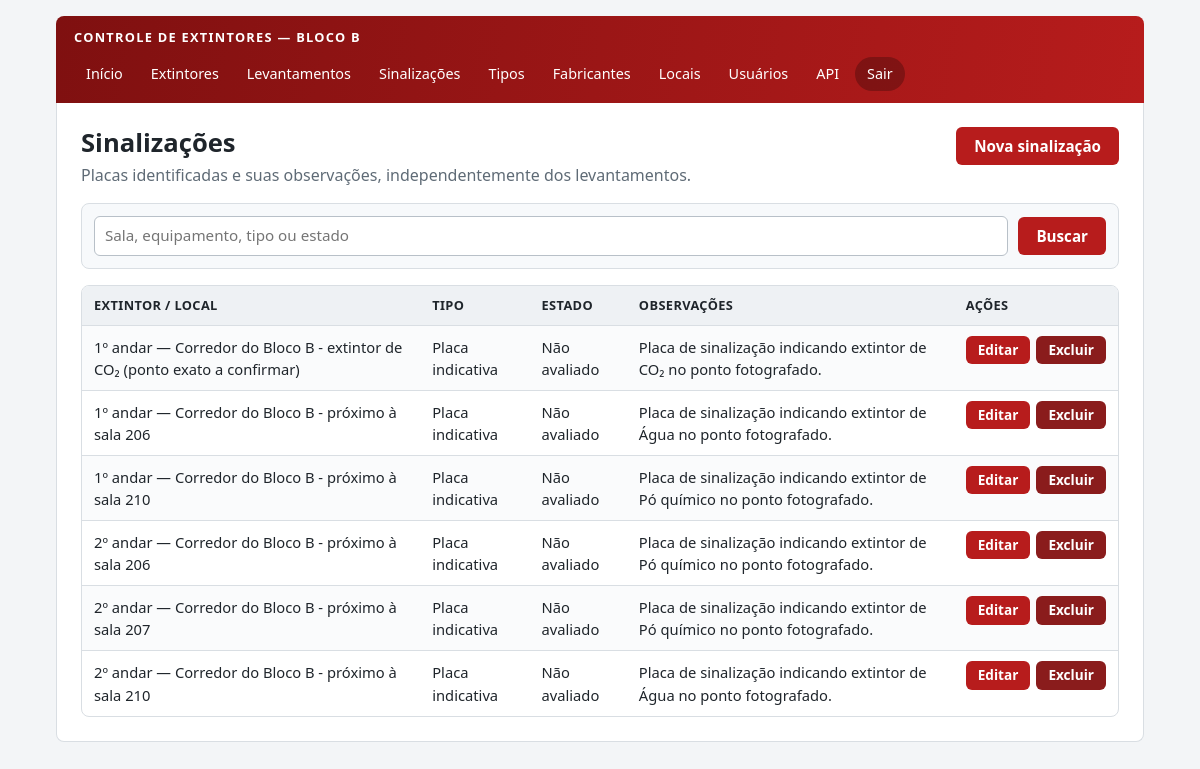
Screenshot of /lista_sinalizacoes.php (signed in) with the database file from the repository.
### tables this page shows
CREATE TABLE IF NOT EXISTS sinalizacao (
  id_sinalizacao INT AUTO_INCREMENT PRIMARY KEY,
  tipo VARCHAR(80) NOT NULL,
  estado VARCHAR(50) NOT NULL,
  observacao TEXT NULL,
  id_extintor INT NOT NULL,
  INDEX idx_sinalizacao_extintor (id_extintor),
  CONSTRAINT fk_sinalizacao_extintor FOREIGN KEY (id_extintor) REFERENCES extintor(id_extintor) ON DELETE CASCADE ON UPDATE CASCADE
);

CREATE TABLE IF NOT EXISTS extintor (
  id_extintor INT AUTO_INCREMENT PRIMARY KEY,
  identificacao INT NULL UNIQUE,
  capacidade DECIMAL(6,2) NULL,
  data_validade_carga DATE NULL,
  id_tipo INT NULL,
  id_fabricante INT NULL,
  id_local INT NOT NULL,
  CONSTRAINT fk_extintor_tipo FOREIGN KEY (id_tipo) REFERENCES tipo_extintor(id_tipo) ON DELETE RESTRICT ON UPDATE CASCADE,
  CONSTRAINT fk_extintor_fabricante FOREIGN KEY (id_fabricante) REFERENCES fabricante(id_fabricante) ON DELETE RESTRICT ON UPDATE CASCADE,
  CONSTRAINT fk_extintor_local FOREIGN KEY (id_local) REFERENCES local(id_local) ON DELETE RESTRICT ON UPDATE CASCADE
);

CREATE TABLE IF NOT EXISTS local (
  id_local INT AUTO_INCREMENT PRIMARY KEY,
  andar INT NOT NULL,
  descricao VARCHAR(255) NOT NULL
);

### autenticacao.php (called while the page is built, shortened)
<?php
function escapar(mixed $valor): string
{
    return htmlspecialchars((string) $valor, ENT_QUOTES, "UTF-8");
}
function podeAlterar(): bool
{
    return in_array($_SESSION["usuario_perfil"] ?? "", ["administrador", "manutencao"], true);
}

### lista_sinalizacoes.php (the view, shortened to what this page needs)
<?php
require_once 'autenticacao.php';require_once 'layout.php';require_once 'conexao.php';exigirLogin();
$busca=trim($_GET['busca']??'');$like='%'.$busca.'%';
$stmt=$conexao->prepare("SELECT s.id_sinalizacao,s.tipo,s.estado,s.observacao,e.identificacao,l.andar,l.descricao AS localizacao
 FROM sinalizacao s JOIN extintor e ON e.id_extintor=s.id_extintor JOIN local l ON l.id_local=e.id_local
 WHERE COALESCE(CAST(e.identificacao AS CHAR),'') LIKE ? OR l.descricao LIKE ? OR s.tipo LIKE ? OR s.estado LIKE ?
 ORDER BY l.andar,l.descricao,s.id_sinalizacao DESC");
$stmt->bind_param('ssss',$like,$like,$like,$like);$stmt->execute();$resultado=$stmt->get_result();
inicioPagina('Sinalizações'); ?>
<div class="titulo-com-acao"><div><h1>Sinalizações</h1><p class="subtitulo">Placas identificadas e suas observações, independentemente dos levantamentos.</p></div><?php if(podeAlterar()){?><a class="botao-link" href="cadastro_sinalizacao.php">Nova sinalização</a><?php } ?></div>
<form class="filtros" method="GET"><input type="search" name="busca" placeholder="Sala, equipamento, tipo ou estado" value="<?php echo escapar($busca); ?>"><button type="submit">Buscar</button></form>
<div class="tabela-responsiva"><table><tr><th>Extintor / local</th><th>Tipo</th><th>Estado</th><th>Observações</th><?php if(podeAlterar())echo '<th>Ações</th>'; ?></tr>
<?php while($s=$resultado->fetch_assoc()){?><tr>
<td><?php echo escapar(rotuloExtintor($s['identificacao'],$s['andar'],$s['localizacao'])); ?></td><td><?php echo escapar($s['tipo']); ?></td><td><?php echo escapar($s['estado']); ?></td><td><?php echo escapar($s['observacao']?:'—'); ?></td>
<?php if(podeAlterar()){?><td class="acoes"><a class="botao-link pequeno" href="cadastro_sinalizacao.php?id=<?php echo (int)$s['id_sinalizacao']; ?>">Editar</a><?php echo botaoExcluir('exclui_sinalizacao.php',(int)$s['id_sinalizacao']); ?></td><?php } ?></tr><?php } ?>
</table></div>
<?php $stmt->close();$conexao->close();fimPagina(); ?>

### layout.php (shortened to what this page needs)
<?php
require_once "autenticacao.php";
function inicioPagina(string $titulo): void
{
    $perfil = $_SESSION["usuario_perfil"] ?? "";
    ?>
    <!DOCTYPE html>
    <html lang="pt-br">
    <head>
        <link rel="stylesheet" href="styles.css?v=6">
    </head>
    <body>
        <main class="app">
            <header class="topo-app">
                <p class="marca">CONTROLE DE EXTINTORES — BLOCO B</p>
                <nav class="menu" aria-label="Menu principal">
                    <a href="painel.php">Início</a>
                    <a href="lista_extintores.php">Extintores</a>
                    <a href="lista_levantamentos.php">Levantamentos</a>
                    <a href="lista_sinalizacoes.php">Sinalizações</a>
                    <?php if ($perfil === "administrador") { ?>
                        <a href="lista_tipos.php">Tipos</a>
                        <a href="lista_fabricantes.php">Fabricantes</a>
                        <a href="lista_locais.php">Locais</a>
                        <a href="lista_usuarios.php">Usuários</a>
                    <?php } ?>
                    <a href="consome_api.php">API</a>
                    <a class="sair" href="logout.php">Sair</a>
                </nav>
            </header>
            <section class="conteudo-app">
    <?php
}
function fimPagina(): void
{
    ?>
            </section>
        </main>
    </body>
    </html>
    <?php
}
function botaoExcluir(string $arquivo, int $id, string $texto = "Excluir"): string
{
    return '<form class="form-inline" action="' . escapar($arquivo) . '" method="POST" '
        . 'onsubmit="return confirm(\'Confirma a exclusão deste registro?\');">'
        . campoCsrf()
        . '<input type="hidden" name="id" value="' . $id . '">'
        . '<button type="submit" class="perigo">' . escapar($texto) . '</button></form>';
}
function rotuloExtintor(mixed $numero, mixed $andar, mixed $local): string
{
    return $andar . 'º andar — ' . $local;
}

### styles.css (style rules this page uses)
:root { --vermelho: #b71c1c; --vermelho-escuro: #7f1010; --carvao: #1f252b; --cinza: #5f6b76; --fundo: #f3f5f7; --painel: #f7f9fb; --branco: #ffffff; --borda: #d9dee3; --verde: #2e7d32; --amarelo: #c98a00; --raio: 8px; }
*, *::before, *::after { box-sizing: border-box; }
html { -webkit-text-size-adjust: 100%; }
body { margin: 0; min-height: 100vh; color: var(--carvao); background: var(--fundo); font-family: "Segoe UI", Arial, Helvetica, sans-serif; font-size: 16px; line-height: 1.5; }
h1 { margin: 0 0 4px; font-size: 1.6rem; line-height: 1.25; }
p { margin: 0 0 12px; }
a { color: var(--vermelho); }
.app { width: 100%; max-width: 1120px; margin: 0 auto; padding: 16px; }
.topo-app { display: flex; flex-wrap: wrap; align-items: center; justify-content: space-between; gap: 10px 20px; padding: 12px 18px; color: var(--branco); background: linear-gradient(100deg, var(--vermelho-escuro), var(--vermelho)); border-radius: var(--raio) var(--raio) 0 0; }
.marca { margin: 0; font-size: 0.8rem; font-weight: bold; letter-spacing: 0.1em; }
.menu { display: flex; flex-wrap: wrap; gap: 4px; }
.menu a { padding: 6px 12px; color: var(--branco); font-size: 0.9rem; text-decoration: none; border-radius: 999px; }
.menu .sair { background: rgba(0, 0, 0, 0.25); }
.conteudo-app { padding: 24px; background: var(--branco); border: 1px solid var(--borda); border-top: 0; border-radius: 0 0 var(--raio) var(--raio); }
.subtitulo { margin-bottom: 18px; color: var(--cinza); }
.titulo-com-acao { display: flex; flex-wrap: wrap; align-items: flex-start; justify-content: space-between; gap: 12px; margin-bottom: 16px; }
.titulo-com-acao .subtitulo { margin-bottom: 0; }
button, .botao-link { display: inline-block; padding: 10px 18px; color: var(--branco); background: var(--vermelho); border: 0; border-radius: 6px; font: inherit; font-size: 0.95rem; font-weight: 600; line-height: 1.2; text-align: center; text-decoration: none; cursor: pointer; }
.botao-link.pequeno, button.perigo { padding: 6px 12px; font-size: 0.85rem; }
button.perigo { background: #8a1c1c; }
input, select, textarea { display: block; width: 100%; padding: 10px 12px; color: var(--carvao); background: var(--branco); border: 1px solid #b8c0c8; border-radius: 6px; font: inherit; font-size: 1rem; line-height: 1.3; }
.filtros { display: flex; flex-wrap: wrap; gap: 10px; align-items: center; margin: 0 0 16px; padding: 12px; background: var(--painel); border: 1px solid var(--borda); border-radius: var(--raio); }
.filtros input, .filtros select { flex: 1 1 170px; width: auto; min-width: 0; padding: 9px 10px; font-size: 0.95rem; }
.filtros button { flex: 0 0 auto; }
.form-inline { display: inline-block; margin: 0; padding: 0; }
.tabela-responsiva { width: 100%; overflow-x: auto; -webkit-overflow-scrolling: touch; border: 1px solid var(--borda); border-radius: var(--raio); }
table { width: 100%; min-width: 560px; border-collapse: collapse; font-size: 0.92rem; }
th, td { padding: 10px 12px; text-align: left; vertical-align: top; border-bottom: 1px solid var(--borda); }
th { color: var(--carvao); background: #eef1f4; font-size: 0.8rem; letter-spacing: 0.03em; text-transform: uppercase; white-space: nowrap; }
tr:last-child td { border-bottom: 0; }
tr:nth-child(even) td { background: #fafbfc; }
.acoes { white-space: nowrap; }
.acoes > * { display: inline-block; vertical-align: middle; }
.acoes > * + * { margin-left: 6px; }

### rows the page displays
sinalizacao: id_extintor.descricao "1º andar — Corredor do Bloco B - extintor de CO₂ (ponto exato a confirmar)", tipo "Placa indicativa", estado "Não avaliado", observacao "Placa de sinalização indicando extintor de CO₂ no ponto fotografado."
sinalizacao: id_extintor.descricao "1º andar — Corredor do Bloco B - próximo à sala 206", tipo "Placa indicativa", estado "Não avaliado", observacao "Placa de sinalização indicando extintor de Água no ponto fotografado."
sinalizacao: id_extintor.descricao "1º andar — Corredor do Bloco B - próximo à sala 210", tipo "Placa indicativa", estado "Não avaliado", observacao "Placa de sinalização indicando extintor de Pó químico no ponto fotografado."
sinalizacao: id_extintor.descricao "2º andar — Corredor do Bloco B - próximo à sala 206", tipo "Placa indicativa", estado "Não avaliado", observacao "Placa de sinalização indicando extintor de Pó químico no ponto fotografado."
sinalizacao: id_extintor.descricao "2º andar — Corredor do Bloco B - próximo à sala 207", tipo "Placa indicativa", estado "Não avaliado", observacao "Placa de sinalização indicando extintor de Pó químico no ponto fotografado."
sinalizacao: id_extintor.descricao "2º andar — Corredor do Bloco B - próximo à sala 210", tipo "Placa indicativa", estado "Não avaliado", observacao "Placa de sinalização indicando extintor de Água no ponto fotografado."
